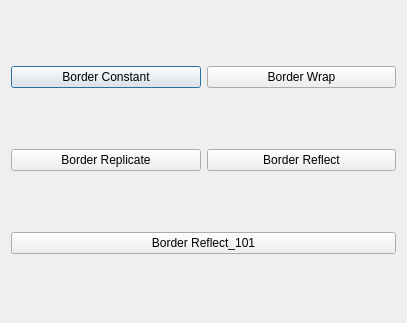
<?xml version="1.0" encoding="UTF-8"?>
<ui version="4.0">
 <class>borderDialog</class>
 <widget class="QDialog" name="borderDialog">
  <property name="geometry">
   <rect>
    <x>0</x>
    <y>0</y>
    <width>407</width>
    <height>323</height>
   </rect>
  </property>
  <property name="windowTitle">
   <string>Dialog</string>
  </property>
  <layout class="QGridLayout" name="gridLayout">
   <item row="0" column="0">
    <widget class="QPushButton" name="constant_pushButton">
     <property name="text">
      <string>Border Constant</string>
     </property>
    </widget>
   </item>
   <item row="0" column="1">
    <widget class="QPushButton" name="wrap_pushButton">
     <property name="text">
      <string>Border Wrap</string>
     </property>
    </widget>
   </item>
   <item row="1" column="0">
    <widget class="QPushButton" name="replicate_pushButton">
     <property name="text">
      <string>Border Replicate</string>
     </property>
    </widget>
   </item>
   <item row="1" column="1">
    <widget class="QPushButton" name="reflect_pushButton">
     <property name="text">
      <string>Border Reflect</string>
     </property>
    </widget>
   </item>
   <item row="2" column="0" colspan="2">
    <widget class="QPushButton" name="reflect101_pushButton">
     <property name="text">
      <string>Border Reflect_101</string>
     </property>
    </widget>
   </item>
  </layout>
 </widget>
 <resources/>
 <connections/>
</ui>
